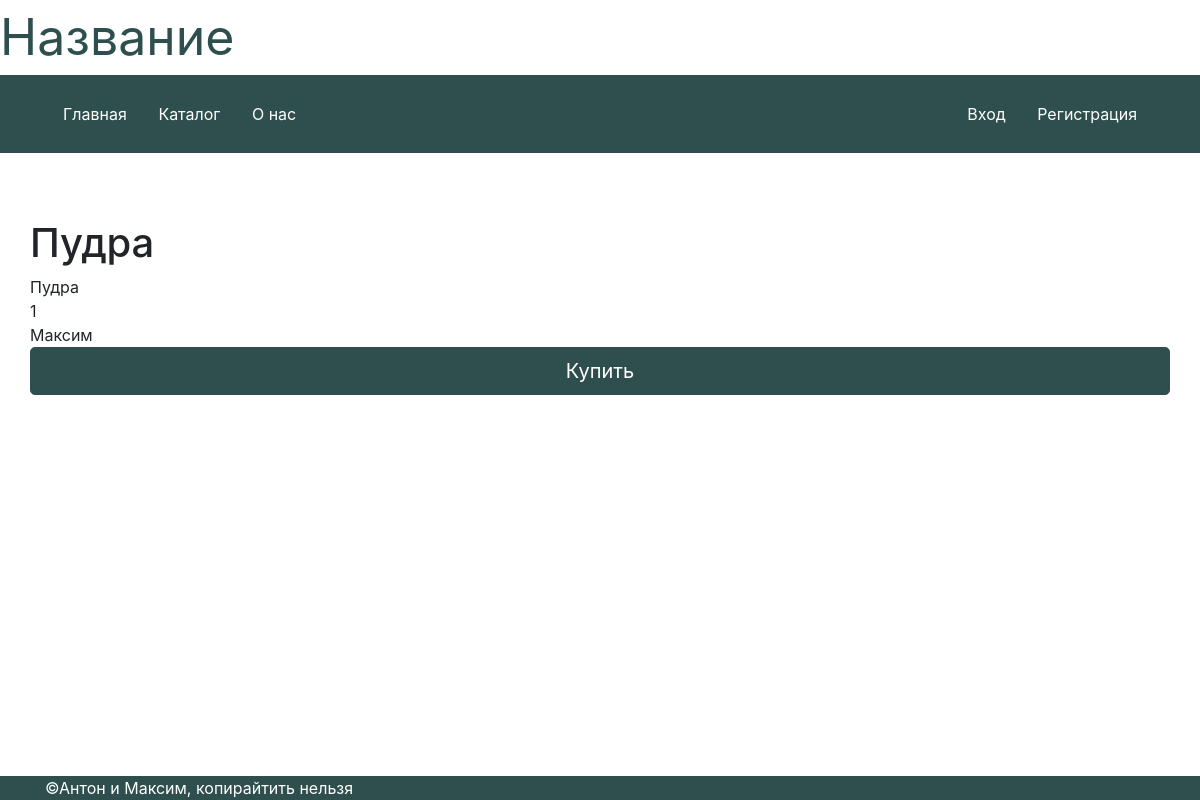
The app's page /catalog/product/3, older data.
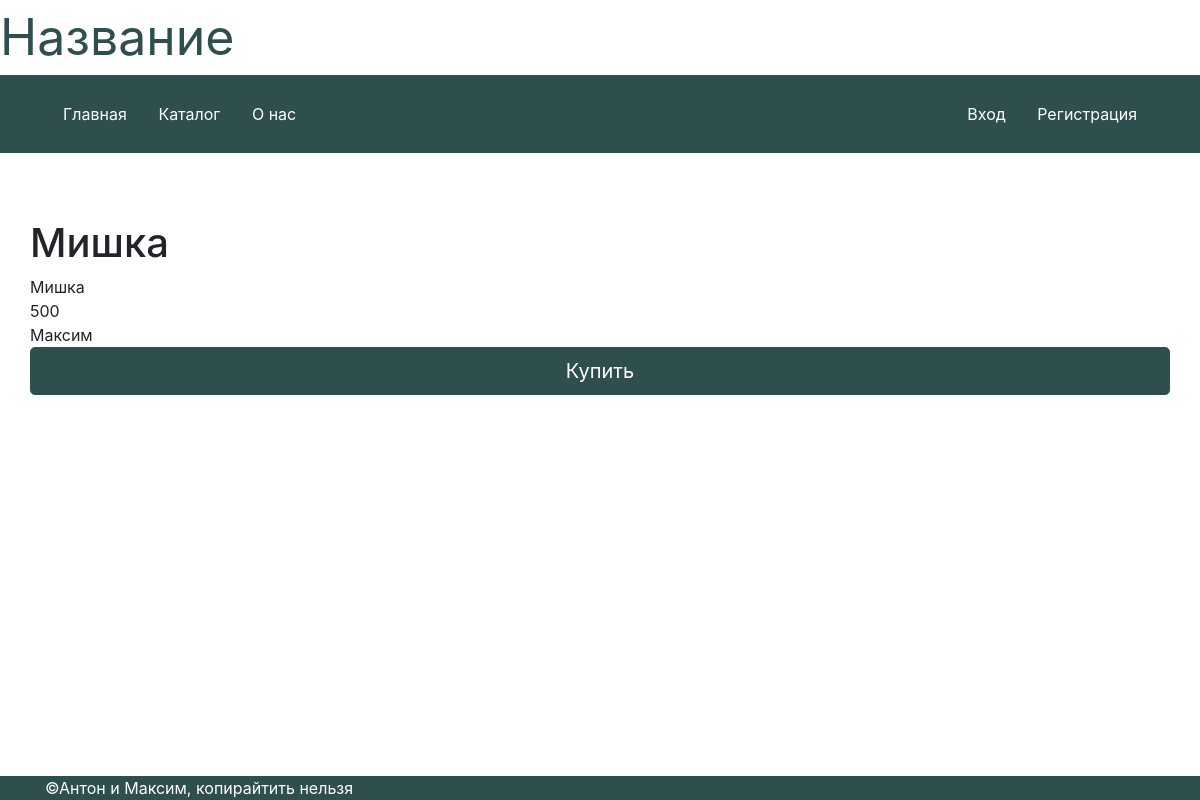
The same page, newer data.
### data/catalog.py (models this page shows)
class Product(SqlAlchemyBase):
    __tablename__ = 'catalog'
    id = sql.Column(sql.Integer, primary_key=True, autoincrement=True)
    name = sql.Column(sql.String)
    about = sql.Column(sql.String, nullable=True)
    size = sql.Column(sql.String, nullable=True)
    price = sql.Column(sql.Integer)
    sex = sql.Column(sql.String, default='all')
    category = sql.Column(sql.String)
    user_id = sql.Column(sql.Integer, sql.ForeignKey("users.id"))
    user = sql.orm.relation('User')
    created_date = sql.Column(sql.DateTime, default=datetime.datetime.now)

### data/users.py (models this page shows)
class User(SqlAlchemyBase, UserMixin):
    __tablename__ = 'users'
    id = sql.Column(sql.Integer, primary_key=True, autoincrement=True)
    surname = sql.Column(sql.String)
    name = sql.Column(sql.String)
    email = sql.Column(sql.String, index=True, nullable=True)
    phone = sql.Column(sql.Integer, index=True, nullable=True)
    address = sql.Column(sql.String, nullable=True)
    size = sql.Column(sql.String, nullable=True)
    sex = sql.Column(sql.String, nullable=True)
    login = sql.Column(sql.String)
    password = sql.Column(sql.String)
    created_date = sql.Column(sql.DateTime, default=datetime.datetime.now)
    status = sql.Column(sql.String, default='user')

### main.py (the view)
@app.route('/catalog/product/<int:id>')
def product(id):
    params = {}
    db_sess = db_session.create_session()
    product = db_sess.query(Product).filter(Product.id == id).first()
    params['title'] = product.name
    params['product'] = product
    return render_template(f'product.html', **params)

### data/db_session.py (called while the page is built)
def create_session() -> Session:
    global __factory
    return __factory()

### templates/product.html (shortened to what this page needs)
{% extends "base.html" %}
{% block content %}
	<h1>{{ product.name }}</h1>
	<div>{{ product.about }}</div>
	<div>{{ product.price }}</div>
	<div>{{ product.user.name }}</div>
	{% if current_user.is_authenticated %}
		<a class="w-100 btn btn-lg btn-primary" href="/buy/{{ product.id }}" role="button">Купить</a>
    {% else %}
    	<a class="w-100 btn btn-lg btn-primary" href="/login" role="button">Купить</a>
	{% endif %}
	<br></br>
{% endblock %}

### templates/base.html (shortened to what this page needs)
<!doctype html>
<html lang="en">
	<head>
    	<link rel="stylesheet"
          	  href="https://stackpath.bootstrapcdn.com/bootstrap/4.4.1/css/bootstrap.min.css"
>
        <link rel="stylesheet" type="text/css" href={{ url_for('static', filename='style.css')}}>
	</head>
	<body>
		<header>
			<div class="title">Название</div>
			<p class="main-menu">
				<span>
					<a class="btn btn-outline-light" href="/">Главная</a>
					<a class="btn btn-outline-light" href="/catalog">Каталог</a>
					<a class="btn btn-outline-light" href="/about">О нас</a>
				</span>
				<span style="float:right;">
					{% if current_user.is_authenticated %}
						<a class="btn btn-outline-light text-right" href="/account">
							<svg xmlns="http://www.w3.org/2000/svg" width="20" height="20" fill="currentColor" class="bi bi-person-fill" viewBox="0 0 16 16">
		  						<path d="M3 14s-1 0-1-1 1-4 6-4 6 3 6 4-1 1-1 1H3zm5-6a3 3 0 1 0 0-6 3 3 0 0 0 0 6z"/>
							</svg>
						</a>
						<a class="btn btn-outline-light text-right" href="/cart">
							<svg width="20" height="20" viewBox="0 0 16 16" class="bi bi-cart-fill" fill="currentColor" xmlns="http://www.w3.org/2000/svg">
							  <path fill-rule="evenodd" d="M0 1.5A.5.5 0 0 1 .5 1H2a.5.5 0 0 1 .485.379L2.89 3H14.5a.5.5 0 0 1 .491.592l-1.5 8A.5.5 0 0 1 13 12H4a.5.5 0 0 1-.491-.408L2.01 3.607 1.61 2H.5a.5.5 0 0 1-.5-.5zM5 12a2 2 0 1 0 0 4 2 2 0 0 0 0-4zm7 0a2 2 0 1 0 0 4 2 2 0 0 0 0-4zm-7 1a1 1 0 1 0 0 2 1 1 0 0 0 0-2zm7 0a1 1 0 1 0 0 2 1 1 0 0 0 0-2z"/>
							</svg>
						</a>
						<a class="btn btn-outline-light text-right" href="/exit">
							Выйти
						</a>
					{% else %}
						<a class="btn btn-outline-light text-right" href="/login">Вход</a>
						<a class="btn btn-outline-light text-right" href="/logup">Регистрация</a>
					{% endif %}
				</span>
			</p>
  		</header>
		<main role="main" class="container page">
			{% block content %}{% endblock %}
		</main>
		<br></br>
		<footer>
			<div class="container">
				©Антон и Максим, копирайтить нельзя
			</div>
		</footer>
	</body>
</html>

### static/style.css (style rules this page uses)
:root { --color1: #2F4F4F; --color2: #D3D3D3; --bg-color: white; --danger-color1: red; --danger-color2: pink; }
.title { background-color: var(--bg-color); color: var(--color1); font-size: 50px; }
.main-menu { background-color: var(--color1); padding: 20px 50px; font-size: 20px; width: 100%; }
.page { padding: 50px 0px; }
footer { position: fixed; bottom: 0; background-color: var(--color1); color: var(--bg-color); width: 100%; }
.btn-outline-light { background-color: var(--color1); color: var(--bg-color); border-color: var(--color1); }
.btn-primary { background-color: var(--color1); color: var(--bg-color); border-color: var(--color1); }

Row changes from the older to the newer data that the page shows:
changed Product: name "Пудра" → "Мишка"; about "Пудра" → "Мишка"; price "1" → "500"
